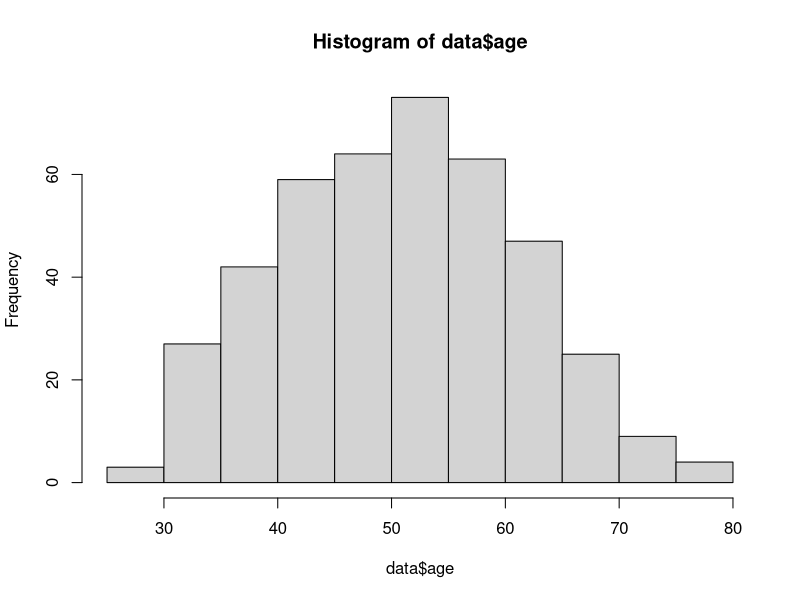
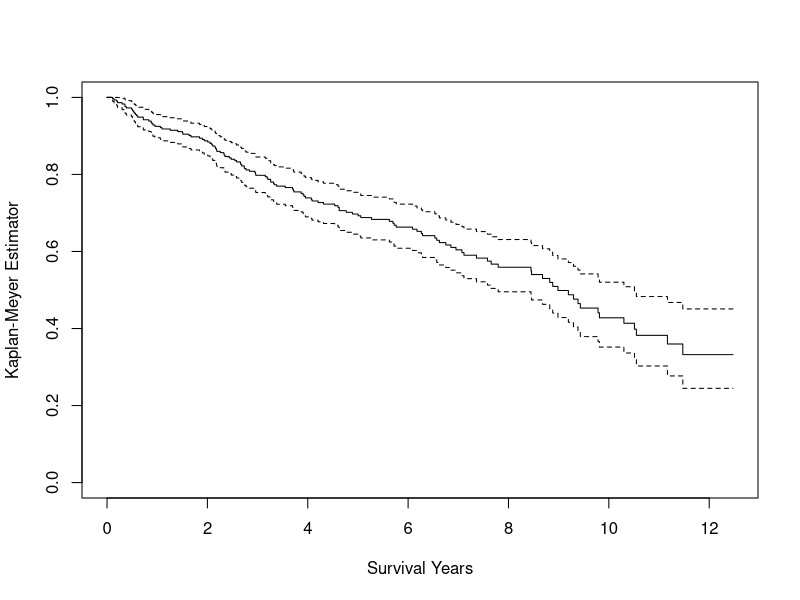

These figures' R source, in order: (Note: this script raises an error after producing the figures.)
## ---- chunk 1
library(ggplot2)
library(survminer)
library(readr)
library(glmnet)
library(survival)
?pbc
## ---- chunk 2
#head(pbc)
#summary(pbc)
#hist(pbc$stage)
#table(pbc$stage)
## ---- chunk 3
# assign data set to a labelled object
data <- pbc
# create event parameter corresponding to death of the patient
data$event <- 0 + (data$status == 2)
## ---- chunk 4
data$trt <- factor(data$trt)
data$status <- factor(data$status)
data$stage <- factor(data$stage)
data$ascites <- factor(data$ascites)
data$edema <- factor(data$edema)
data$spiders <- factor(data$spiders)
## ---- chunk 5
hist(data$age)
data$ageGroup <- cut(data$age, breaks = c(0,10,20,30,40,50,60,70,80,90,Inf))
table(data$ageGroup)
## ---- chunk 6
# cholesterol
fit.chol <- (lm(chol ~ age, data = data))
data$chol[is.na(data$chol)] <-
  predict(fit.chol, newdata = subset(data, is.na(chol)))
# copper
fit.copper <- (lm(copper ~ age, data = data))
data$copper[is.na(data$copper)] <-
  predict(fit.copper, newdata = subset(data, is.na(copper)))
# trig
fit.trig <- (lm(trig ~ age, data = data))
data$trig[is.na(data$trig)] <-
  predict(fit.trig, newdata = subset(data, is.na(trig)))
# platelet
fit.platelet <- (lm(platelet ~ age, data = data))
data$platelet[is.na(data$platelet)] <-
  predict(fit.platelet, newdata = subset(data, is.na(platelet)))
# check if NAs have been properly predicted
summary(data)
## ---- chunk 7
specimen <- subset(data, data$trt != "NA" & data$status != 1)
summary(specimen)
## ---- chunk 8
survival <- Surv(specimen$time / 365.25, specimen$event)
## ---- chunk 9
KM <- survfit(survival ~ 1, data = specimen)
KM
plot(KM, xlab="Survival Years", ylab="Kaplan-Meyer Estimator")
## ---- chunk 10
# fitting the survival to sex parameter
fit.sex <- survfit(survival ~ sex, data = specimen)
## visualizing the survival probability
ggsurvplot(fit.sex, 
           data = specimen, 
           xlab = "Years",
           conf.int = TRUE,
           pval = TRUE,
           legend = "top",
           legend.title = "Sex",
           legend.labs = c("Male", "Female"))
## visualizing the cumulative event
ggsurvplot(fit.sex, 
           data = specimen, 
           xlab = "Years",
           fun = "event",
           legend = "top",
           legend.title = "Sex",
           legend.labs = c("Male", "Female"))
## visualizing the cumulative hazard
ggsurvplot(fit.sex, 
           data = specimen, 
           xlab = "Years",
           fun = "cumhaz",
           legend = "top",
           legend.title = "Sex",
           legend.labs = c("Male", "Female"))
## ---- chunk 11
# fitting the survival to treatment parameter
fit.sex <- survfit(survival ~ trt, data = specimen)
## visualizing the survival probability
ggsurvplot(fit.trt, 
           data = specimen, 
           xlab = "Years",
           conf.int = TRUE,
           pval = TRUE,
           legend = "top",
           legend.title = "Sex",
           legend.labs = c("Male", "Female"))
## visualizing the cumulative event
ggsurvplot(fit.trt, 
           data = specimen, 
           xlab = "Years",
           fun = "event",
           legend = "top",
           legend.title = "Sex",
           legend.labs = c("Male", "Female"))
## visualizing the cumulative hazard
ggsurvplot(fit.trt, 
           data = specimen, 
           xlab = "Years",
           fun = "cumhaz",
           legend = "top",
           legend.title = "Sex",
           legend.labs = c("Male", "Female"))
## ---- chunk 12
MH <- survdiff(survival ~ specimen$trt)
MH
## ---- chunk 13
# test ran with all covariates
coxph <- coxph(survival  ~ age + edema + hepato + platelet + sex + spiders + ascites + log(albumin) + log(alk.phos) + log(ast) + log(bili) + log(chol) + log(copper) + log(trig) + log(protime), data = specimen)
summary(coxph)
## ---- chunk 14
# fitted test with significant covariate only
fit.coxph <- coxph(survival  ~ age + as.factor(edema) + log(albumin) + log(bili) + log(protime) + log(copper), data = specimen)
summary(fit.coxph)
## ---- chunk 15
specimen.null<-data.frame(age=rep(0,1), edema=rep(0,1), bili=rep(1,1), albumin=rep(1,1), protime=rep(1,1), copper=rep(1,1))
# for baseline
plot(survfit(fit.coxph, newdata=specimen.null), lwd=2,ylim=c(.99,1), main='Baseline survivor', xlab='Years', ylab='Survival', conf.int=T)
# for mean covariates
plot(survfit(fit.coxph),lwd=2,main= 'Fitted survivor at mean covariates', xlab='Years', ylab='Survival')
## ---- chunk 16
ggforest(fit.coxph)
## ---- chunk 17
ftest <- cox.zph(fit.coxph)
ftest
ggcoxzph(ftest)
## ---- chunk 18
ggcoxdiagnostics(fit.coxph,
                 type = "deviance",
                 ox.scale = "time")
ggcoxdiagnostics(fit.coxph,
                 type = "schoenfeld",
                 ox.scale = "time")
